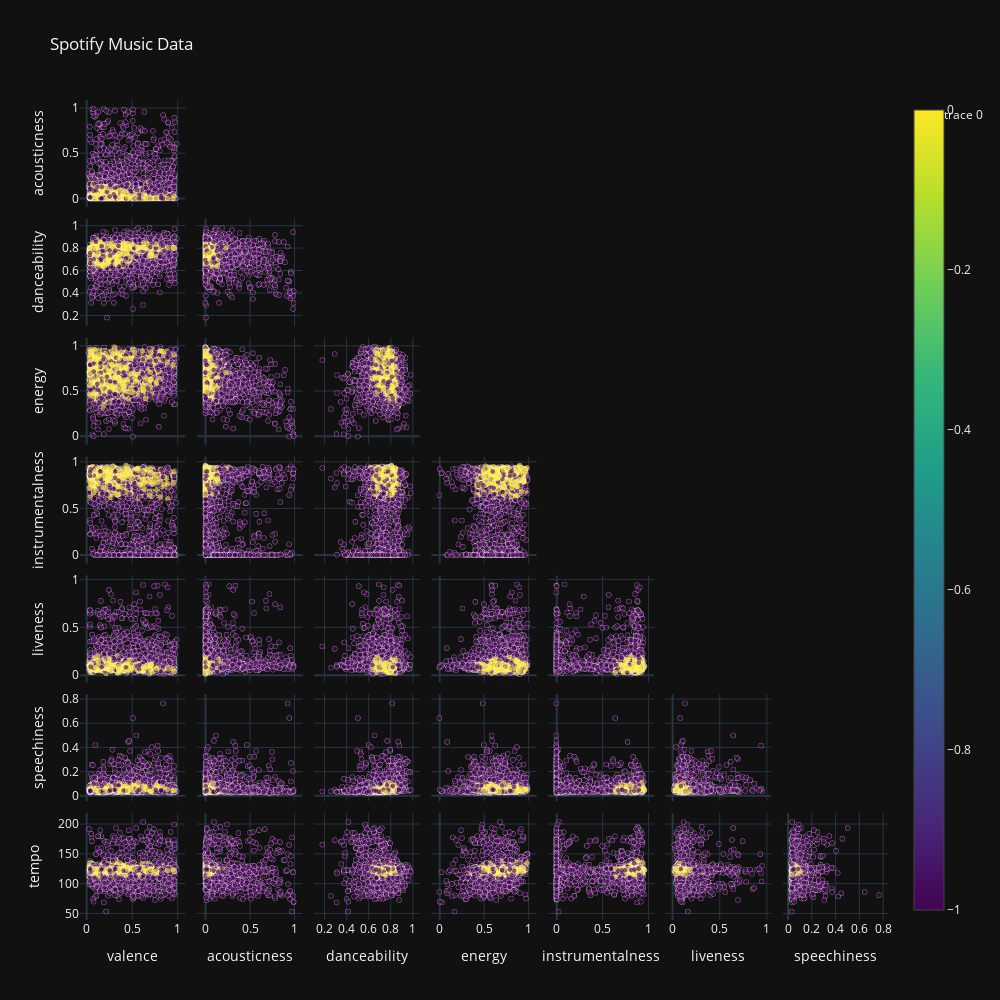

The notebook cell this image was saved under:
### Code cell
# Scatter matrix without upper half
fig = go.Figure(
    data=go.Splom(
        dimensions=[dict(label='valence', values=df['valence']),
                    dict(label='acousticness', values=df['acousticness']),
                    dict(label='danceability', values=df['danceability']),
                    dict(label='energy', values=df['energy']),
                    dict(label='instrumentalness', values=df['instrumentalness']),
                    dict(label='liveness', values=df['liveness']),
                    dict(label='speechiness', values=df['speechiness']),
                    dict(label='tempo', values=df['tempo'])],
        text=df['DBSCAN'],
        showupperhalf=False,
        diagonal=dict(visible=False),
        marker=dict(
            color=df['DBSCAN'],
            showscale=True,
            colorscale='Viridis',
            line_color='white',
            line_width=0.5,
            size=5,
            opacity=0.6
        )
    )
)

fig.update_layout(
    title='Spotify Music Data',
    showlegend=True,
    width=1000,
    height=1000,
    dragmode='select',
    hovermode='closest',

)

fig.show()

### Figure 1 — Plotly figure (JSON) as saved in the notebook; plotly's stock layout.template omitted (floating-point values rounded to 4 significant figures; data arrays with more than 128 entries replaced by an {"elided": "..."} marker saying what was removed)
{"data": [{"diagonal": {"visible": false}, "dimensions": [{"label": "valence", "values": {"elided": "1966 float values"}}, {"label": "acousticness", "values": {"elided": "1966 float values"}}, {"label": "danceability", "values": {"elided": "1966 float values"}}, {"label": "energy", "values": {"elided": "1966 float values"}}, {"label": "instrumentalness", "values": {"elided": "1966 float values"}}, {"label": "liveness", "values": {"elided": "1966 float values"}}, {"label": "speechiness", "values": {"elided": "1966 float values"}}, {"label": "tempo", "values": {"elided": "1966 float values"}}], "marker": {"color": {"elided": "1966 int values"}, "colorscale": [[0.0, "#440154"], [0.1111, "#482878"], [0.2222, "#3e4989"], [0.3333, "#31688e"], [0.4444, "#26828e"], [0.5556, "#1f9e89"], [0.6667, "#35b779"], [0.7778, "#6ece58"], [0.8889, "#b5de2b"], [1.0, "#fde725"]], "line": {"color": "white", "width": 0.5}, "opacity": 0.6, "showscale": true, "size": 5}, "showupperhalf": false, "text": {"elided": "1966 float values"}, "type": "splom"}], "layout": {"title": {"text": "Spotify Music Data"}, "showlegend": true, "width": 1000, "height": 1000, "dragmode": "select", "hovermode": "closest"}}
